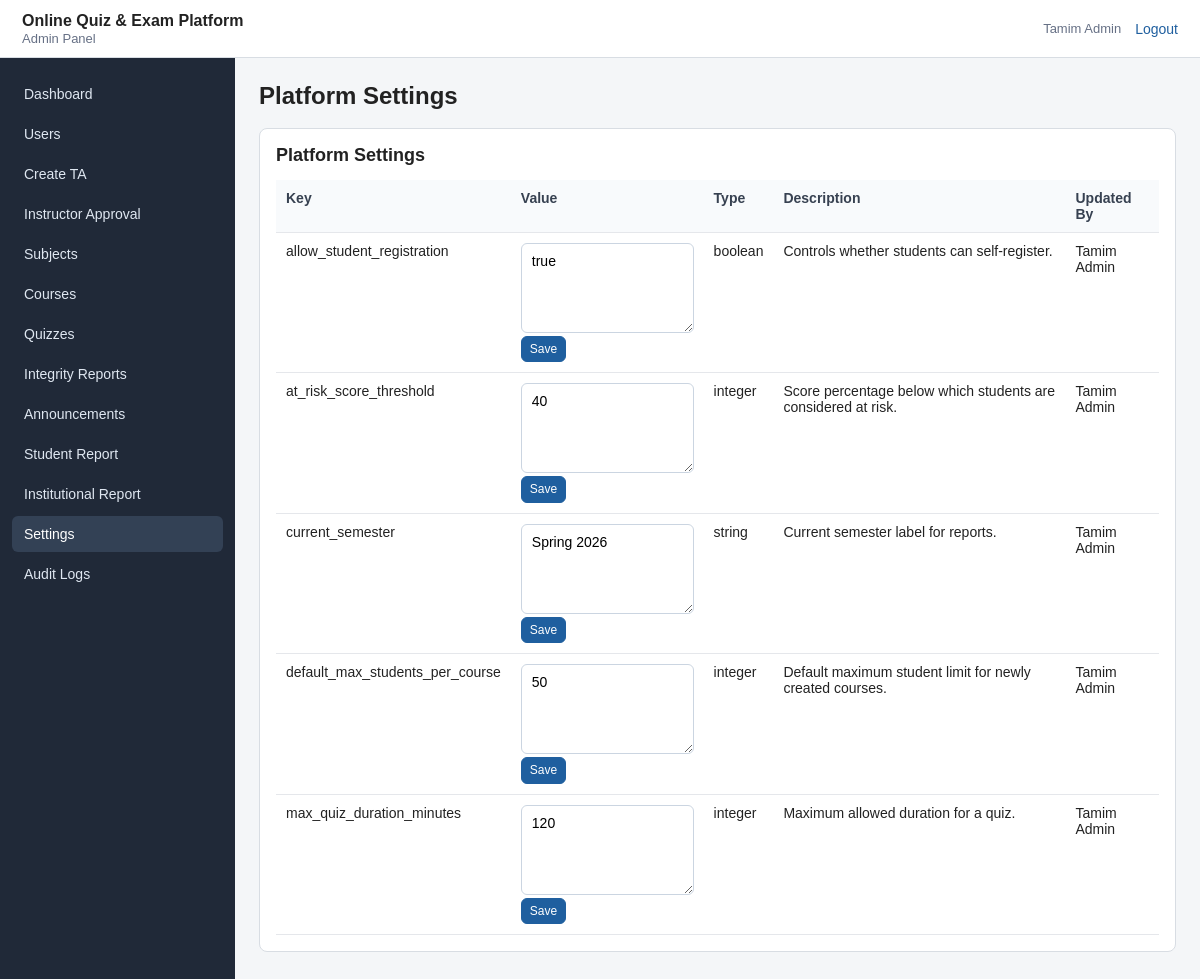
The page /admin.php?action=settings (signed in) on the database its author committed.
### tables this page shows
CREATE TABLE `platform_settings` (
  `id` INT UNSIGNED NOT NULL AUTO_INCREMENT,
  `setting_key` VARCHAR(100) NOT NULL,
  `setting_value` TEXT NOT NULL,
  `setting_type` ENUM('string', 'integer', 'decimal', 'boolean', 'json') NOT NULL DEFAULT 'string',
  `description` TEXT DEFAULT NULL,
  `updated_by` INT UNSIGNED DEFAULT NULL,
  `created_at` TIMESTAMP NOT NULL DEFAULT CURRENT_TIMESTAMP,
  `updated_at` TIMESTAMP NULL DEFAULT NULL ON UPDATE CURRENT_TIMESTAMP,
  PRIMARY KEY (`id`),
  UNIQUE KEY `uq_platform_settings_key` (`setting_key`),
  KEY `idx_platform_settings_updated_by` (`updated_by`),
  CONSTRAINT `fk_platform_settings_updated_by`
    FOREIGN KEY (`updated_by`) REFERENCES `users` (`id`)
    ON UPDATE CASCADE ON DELETE SET NULL
);

CREATE TABLE `users` (
  `id` INT UNSIGNED NOT NULL AUTO_INCREMENT,
  `username` VARCHAR(50) DEFAULT NULL,
  `name` VARCHAR(100) NOT NULL,
  `email` VARCHAR(150) NOT NULL,
  `password_hash` VARCHAR(255) NOT NULL,
  `phone` VARCHAR(30) DEFAULT NULL,
  `role` ENUM('student', 'instructor', 'ta', 'admin') NOT NULL,
  `profile_pic` VARCHAR(255) DEFAULT NULL,
  `student_id` VARCHAR(50) DEFAULT NULL,
  `program` VARCHAR(100) DEFAULT NULL,
  `department` VARCHAR(100) DEFAULT NULL,
  `bio` TEXT DEFAULT NULL,
  `approval_status` ENUM('pending', 'approved', 'rejected') NOT NULL DEFAULT 'approved',
  `is_active` TINYINT(1) NOT NULL DEFAULT 1,
  `created_at` TIMESTAMP NOT NULL DEFAULT CURRENT_TIMESTAMP,
  `updated_at` TIMESTAMP NULL DEFAULT NULL ON UPDATE CURRENT_TIMESTAMP,
  PRIMARY KEY (`id`),
  UNIQUE KEY `uq_users_username` (`username`),
  UNIQUE KEY `uq_users_email` (`email`),
  UNIQUE KEY `uq_users_student_id` (`student_id`),
  KEY `idx_users_role` (`role`),
  KEY `idx_users_active` (`is_active`),
  KEY `idx_users_approval_status` (`approval_status`)
);

### admin.php (called while the page is built, shortened)
<?php
require_once __DIR__ . '/config/database.php';
require_once __DIR__ . '/config/helpers.php';
require_once __DIR__ . '/controllers/AdminController.php';
$action = isset($_GET['action']) ? trim($_GET['action']) : 'dashboard';
adminRoute($conn, $action);

### models/PlatformSettingModel.php (called while the page is built, shortened)
<?php
function platformSettingGetAll($conn)
{
    $sql = "SELECT platform_settings.*, users.name AS updated_by_name
            FROM platform_settings
            LEFT JOIN users ON users.id = platform_settings.updated_by
            ORDER BY setting_key ASC";
    return dbSelectAll($conn, $sql);
}

### config/helpers.php (called while the page is built, shortened)
<?php
function e($value)
{
    return htmlspecialchars((string)$value, ENT_QUOTES, 'UTF-8');
}
function dbSelectAll($conn, $sql, $types = '', $params = array())
{
    $stmt = mysqli_prepare($conn, $sql);
    if (!mysqli_stmt_execute($stmt)) {
        mysqli_stmt_close($stmt);
        die('Database query execute failed.');
    }
    $result = mysqli_stmt_get_result($stmt);
    $rows = array();
    while ($row = mysqli_fetch_assoc($result)) {
        $rows[] = $row;
    }
    return $rows;
}

### views/admin/settings.php (the view, shortened to what this page needs)
<?php require __DIR__ . '/../partials/admin_header.php'; ?>
<div class="panel">
    <h2>Platform Settings</h2>
    <div class="table-wrap">
        <table>
            <thead>
                <tr>
                    <th>Key</th>
                    <th>Value</th>
                    <th>Type</th>
                    <th>Description</th>
                    <th>Updated By</th>
                </tr>
            </thead>
            <tbody>
                <?php foreach ($settings as $setting): ?>
                    <tr>
                        <td><?php echo e($setting['setting_key']); ?></td>
                        <td>
                            <form class="setting-form" method="post" action="admin.php?action=settings">
                                <textarea class="setting-value" name="setting_value"><?php echo e($setting['setting_value']); ?></textarea>
                                <button class="small primary">Save</button>
                            </form>
                        </td>
                        <td><?php echo e($setting['setting_type']); ?></td>
                        <td><?php echo e($setting['description']); ?></td>
                        <td><?php echo e($setting['updated_by_name']); ?></td>
                    </tr>
                <?php endforeach; ?>
            </tbody>
        </table>
    </div>
</div>
<?php require __DIR__ . '/../partials/admin_footer.php'; ?>

### views/assets/css/style.css (style rules this page uses)
* { box-sizing: border-box; }
body { margin: 0; font-family: Arial, Helvetica, sans-serif; color: #222; background: #f4f6f8; font-size: 14px; }
h2 { font-size: 18px; margin: 0 0 14px; }
.panel { background: #ffffff; border: 1px solid #d8dde3; border-radius: 8px; padding: 16px; margin-bottom: 18px; }
.table-wrap { overflow-x: auto; }
table { width: 100%; border-collapse: collapse; background: #ffffff; }
th, td { border-bottom: 1px solid #e5e7eb; padding: 10px; text-align: left; vertical-align: top; }
th { background: #f8fafc; font-weight: 700; color: #374151; }
input, select, textarea { width: 100%; padding: 9px 10px; border: 1px solid #cbd5e1; border-radius: 6px; background: #ffffff; font: inherit; }
textarea { min-height: 90px; resize: vertical; }
.btn, button { display: inline-block; border: 1px solid #cbd5e1; background: #ffffff; color: #1f2937; padding: 8px 12px; border-radius: 6px; cursor: pointer; font: inherit; line-height: 1.2; }
.btn.primary, button.primary { background: #1f5f9f; border-color: #1f5f9f; color: #ffffff; }
.btn.small, button.small { padding: 5px 8px; font-size: 12px; }

### rows shown on the page
platform_settings: setting_key "allow_student_registration", setting_value "true", setting_type "boolean", description "Controls whether students can self-register.", updated_by.name "Tamim Admin"
platform_settings: setting_key "at_risk_score_threshold", setting_value "40", setting_type "integer", description "Score percentage below which students are considered at risk.", updated_by.name "Tamim Admin"
platform_settings: setting_key "current_semester", setting_value "Spring 2026", setting_type "string", description "Current semester label for reports.", updated_by.name "Tamim Admin"
platform_settings: setting_key "default_max_students_per_course", setting_value "50", setting_type "integer", description "Default maximum student limit for newly created courses.", updated_by.name "Tamim Admin"
platform_settings: setting_key "max_quiz_duration_minutes", setting_value "120", setting_type "integer", description "Maximum allowed duration for a quiz.", updated_by.name "Tamim Admin"

### other values the page prints
$_SESSION['name'] "Tamim Admin"
$label "Dashboard"
$label "Users"
$label "Create TA"
$label "Instructor Approval"
$label "Subjects"
$label "Courses"
$label "Quizzes"
$label "Integrity Reports"
$label "Announcements"
$label "Student Report"
$label "Institutional Report"
$label "Settings"
$label "Audit Logs"
$pageTitle "Platform Settings"
